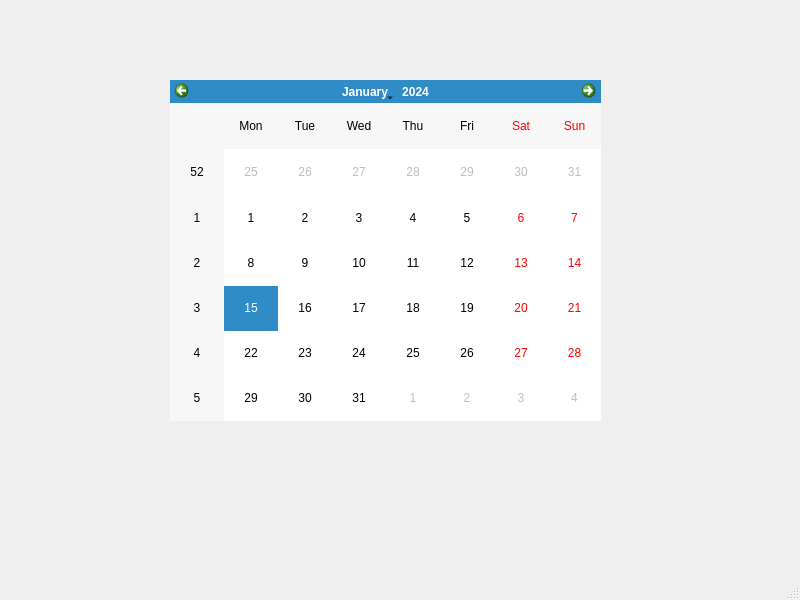
<?xml version="1.0" encoding="UTF-8"?>
<ui version="4.0">
 <class>MainWindow</class>
 <widget class="QMainWindow" name="MainWindow">
  <property name="geometry">
   <rect>
    <x>0</x>
    <y>0</y>
    <width>800</width>
    <height>600</height>
   </rect>
  </property>
  <property name="windowTitle">
   <string>MainWindow</string>
  </property>
  <widget class="QWidget" name="centralwidget">
   <widget class="QCalendarWidget" name="calendarWidget">
    <property name="geometry">
     <rect>
      <x>170</x>
      <y>80</y>
      <width>431</width>
      <height>341</height>
     </rect>
    </property>
   </widget>
  </widget>
  <widget class="QMenuBar" name="menubar">
   <property name="geometry">
    <rect>
     <x>0</x>
     <y>0</y>
     <width>800</width>
     <height>30</height>
    </rect>
   </property>
  </widget>
  <widget class="QStatusBar" name="statusbar"/>
 </widget>
 <resources/>
 <connections/>
</ui>
